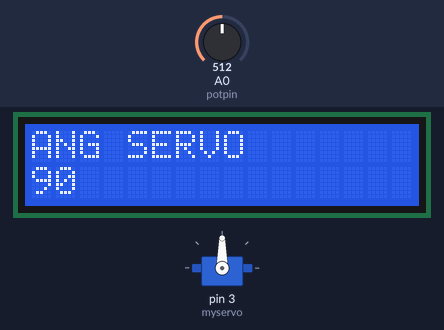
Recording of a sketch running on a simulated Arduino Uno, built with avr-gcc and run on an emulated ATmega328P. Parts: servo, 16×2 character LCD. Inputs (shaded band) come from the test bench; at power-on: A0 (potpin) = 512.

Above: at 1.2 s.
1.3 s: A0 (potpin) set to 716
At 2.1 s:
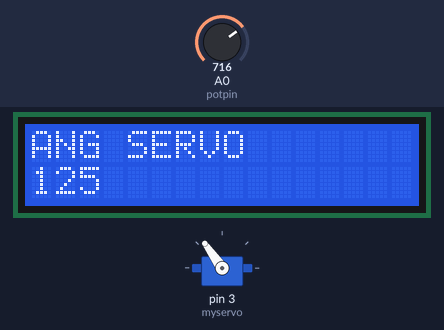
2.8 s: A0 (potpin) set to 900
At 3.4 s:
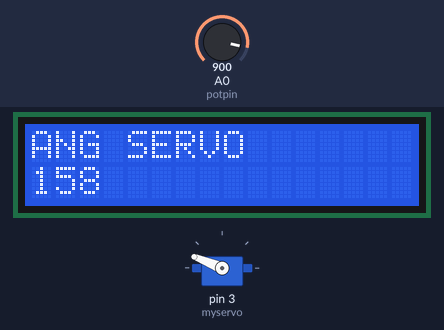
4.3 s: A0 (potpin) set to 1023
At 4.7 s:
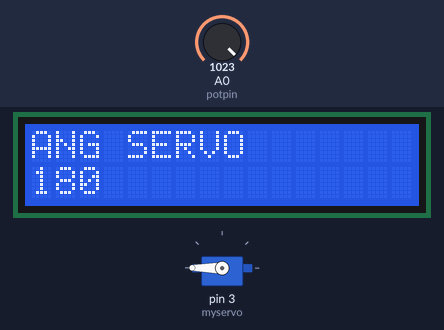
7.3 s: A0 (potpin) set to 306
At 8.4 s:
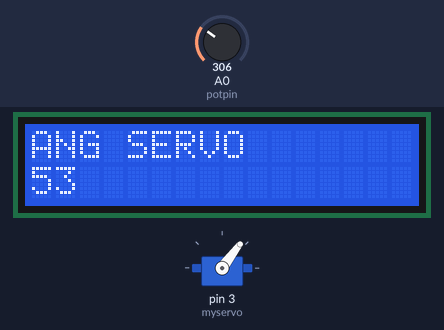
10.3 s: A0 (potpin) set to 122
At 11.2 s:
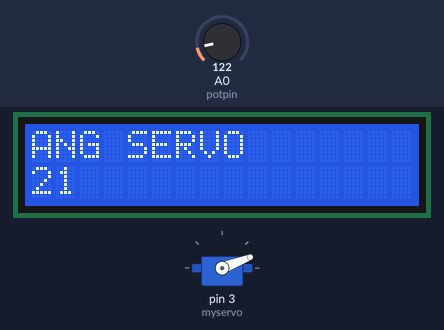
13.3 s: A0 (potpin) set to 0
At 14.2 s:
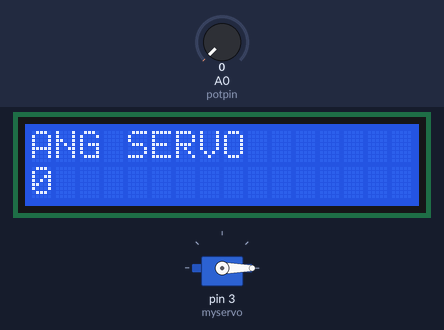
Timing chart, 0 to 15.8 s (numbered marks = the images above; inputs shaded):
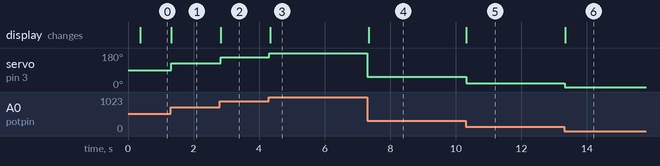

The sketch:

servo2.ino
```cpp
#include <Arduino.h>
#include <LiquidCrystal.h>
#include <Servo.h>

LiquidCrystal lcd(9, 8, 7, 6, 5, 4);
Servo myservo;
int potpin = 0;
int val;

void setup(){
  myservo.attach(3);
  lcd.begin(16, 2);
}
  void loop(){
  val = analogRead(potpin);
  val = map(val, 0, 1023, 0, 180);
  myservo.write(val);
  delay(15);
  lcd.clear();
   lcd.print("ANG SERVO");
  lcd.setCursor(0, 1);
  lcd.print(val);
}
```

Measured:
- after the input at 1.3 s, servo on pin 3 (myservo): 90° → 125° at once; the display: changes at once (image 1)
- after the input at 2.8 s, servo on pin 3 (myservo): 125° → 158° at once; the display: changes at once (image 2)
- after the input at 4.3 s, servo on pin 3 (myservo): 158° → 180° at once; the display: changes at once (image 3)
- after the input at 7.3 s, servo on pin 3 (myservo): 180° → 53° at once; the display: changes at once (image 4)
- after the input at 10.3 s, servo on pin 3 (myservo): 53° → 21° at once; the display: changes at once (image 5)
- after the input at 13.3 s, servo on pin 3 (myservo): 21° → 0° at once; the display: changes at once (image 6)
